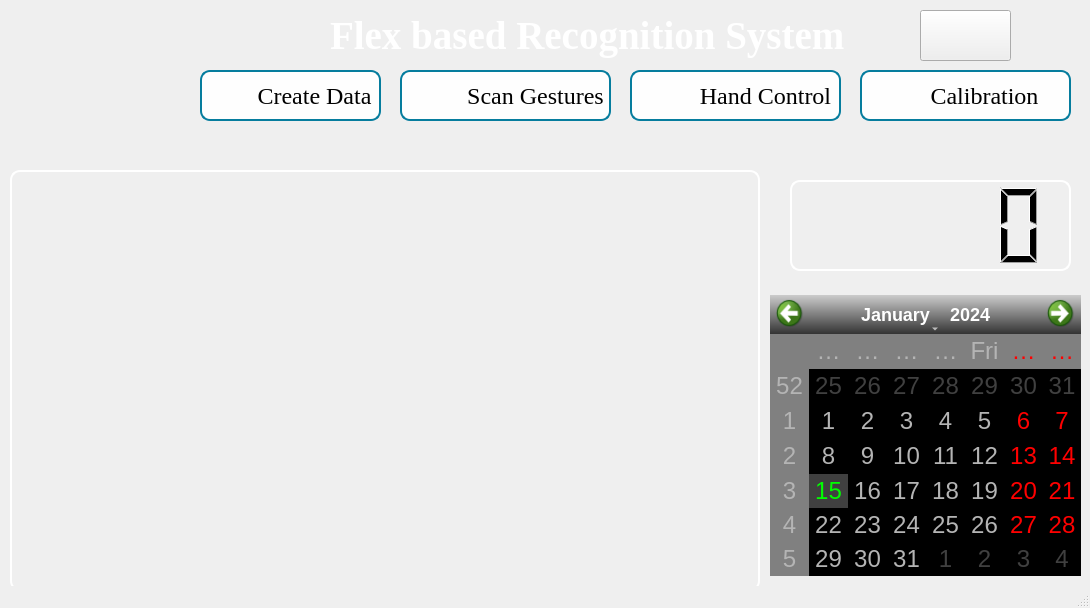
<?xml version="1.0" encoding="UTF-8"?>
<ui version="4.0">
 <class>MainWindow</class>
 <widget class="QMainWindow" name="MainWindow">
  <property name="geometry">
   <rect>
    <x>0</x>
    <y>0</y>
    <width>1090</width>
    <height>608</height>
   </rect>
  </property>
  <property name="windowTitle">
   <string>MainWindow</string>
  </property>
  <property name="styleSheet">
   <string notr="true"/>
  </property>
  <widget class="QWidget" name="centralwidget">
   <property name="styleSheet">
    <string notr="true">QWidget#centralwidget{
	border-image:url(&quot;icons/background1.png&quot;) ;
}</string>
   </property>
   <widget class="QLabel" name="label">
    <property name="geometry">
     <rect>
      <x>330</x>
      <y>0</y>
      <width>641</width>
      <height>71</height>
     </rect>
    </property>
    <property name="font">
     <font>
      <family>Times New Roman</family>
      <pointsize>29</pointsize>
      <weight>75</weight>
      <bold>true</bold>
     </font>
    </property>
    <property name="styleSheet">
     <string notr="true">color:white;</string>
    </property>
    <property name="text">
     <string>Flex based Recognition System</string>
    </property>
   </widget>
   <widget class="QPushButton" name="create">
    <property name="geometry">
     <rect>
      <x>200</x>
      <y>70</y>
      <width>181</width>
      <height>51</height>
     </rect>
    </property>
    <property name="font">
     <font>
      <family>TImes New Roman</family>
      <pointsize>18</pointsize>
      <weight>50</weight>
      <italic>false</italic>
      <bold>false</bold>
     </font>
    </property>
    <property name="layoutDirection">
     <enum>Qt::RightToLeft</enum>
    </property>
    <property name="styleSheet">
     <string notr="true">QPushButton#create{
  padding-left:-30px;
  color:black;
  border: 2px solid #067d9e; 
  font: 18pt &quot;TImes New Roman&quot;;
  background-image:url(&quot;icons/create.png&quot;);
  border-radius:10px;
  background-color:#fefefe;
  background-repeat:none;
}
QPushButton#create:hover
{
   border-radius: 10px;
   background-color:#067d9e;
}</string>
    </property>
    <property name="text">
     <string>   Create Data</string>
    </property>
   </widget>
   <widget class="QPushButton" name="scan_sen">
    <property name="geometry">
     <rect>
      <x>630</x>
      <y>70</y>
      <width>211</width>
      <height>51</height>
     </rect>
    </property>
    <property name="font">
     <font>
      <family>TImes New Roman</family>
      <pointsize>18</pointsize>
      <weight>50</weight>
      <italic>false</italic>
      <bold>false</bold>
     </font>
    </property>
    <property name="styleSheet">
     <string notr="true">QPushButton#scan_sen{
padding-left:-90px;
color:black;
background-color:#fefefe;
border: 2px solid #067d9e; 
border-radius:10px;
font: 18pt &quot;TImes New Roman&quot;;
background-image:url(&quot;icons/sent.png&quot;);
background-repeat:none;
}
QPushButton#scan_sen:hover
{
   border-radius: 10px;
   background-color:#067d9e;
}</string>
    </property>
    <property name="text">
     <string>                          Hand Control </string>
    </property>
   </widget>
   <widget class="QPushButton" name="scan_sinlge">
    <property name="geometry">
     <rect>
      <x>400</x>
      <y>70</y>
      <width>211</width>
      <height>51</height>
     </rect>
    </property>
    <property name="font">
     <font>
      <family>TImes New Roman</family>
      <pointsize>18</pointsize>
      <weight>50</weight>
      <italic>false</italic>
      <bold>false</bold>
     </font>
    </property>
    <property name="layoutDirection">
     <enum>Qt::LeftToRight</enum>
    </property>
    <property name="autoFillBackground">
     <bool>false</bool>
    </property>
    <property name="styleSheet">
     <string notr="true">QPushButton#scan_sinlge{
padding-left:-90px;
color:black;

border: 2px solid #067d9e; 
font: 18pt &quot;TImes New Roman&quot;;
border-radius:10px;
background-color:#fefefe;
background-image:url(&quot;icons/scan.png&quot;);
background-repeat:none;
}
QPushButton#scan_sinlge:hover
{
   border-radius: 10px;
   background-color:#067d9e;
}</string>
    </property>
    <property name="text">
     <string>                         Scan Gestures</string>
    </property>
   </widget>
   <widget class="QPushButton" name="exp2">
    <property name="geometry">
     <rect>
      <x>860</x>
      <y>70</y>
      <width>211</width>
      <height>51</height>
     </rect>
    </property>
    <property name="font">
     <font>
      <family>TImes New Roman</family>
      <pointsize>18</pointsize>
      <weight>50</weight>
      <italic>false</italic>
      <bold>false</bold>
     </font>
    </property>
    <property name="styleSheet">
     <string notr="true">QPushButton#exp2{
padding-left:-100px;
color:black;
background-color:#fefefe;
border: 2px solid #067d9e; 
border-radius:10px;
font: 18pt &quot;TImes New Roman&quot;;
background-image:url(&quot;icons/export.png&quot;);
background-repeat:none;
}
QPushButton#exp2:hover
{
   border-radius: 10px;
   background-color:#067d9e;
}</string>
    </property>
    <property name="text">
     <string>                       Calibration</string>
    </property>
    <property name="checkable">
     <bool>false</bool>
    </property>
    <property name="autoRepeat">
     <bool>false</bool>
    </property>
    <property name="autoExclusive">
     <bool>false</bool>
    </property>
    <property name="autoDefault">
     <bool>false</bool>
    </property>
    <property name="default">
     <bool>false</bool>
    </property>
    <property name="flat">
     <bool>false</bool>
    </property>
   </widget>
   <widget class="QPushButton" name="exit_button">
    <property name="geometry">
     <rect>
      <x>920</x>
      <y>10</y>
      <width>91</width>
      <height>51</height>
     </rect>
    </property>
    <property name="styleSheet">
     <string notr="true">QPushButton#exit_button{
border-image:url(&quot;icons/exit1.png&quot;) 4 4 4 4 stretch stretch;
background-repeat:no-repeat;
background-size:100% 100%;
}</string>
    </property>
    <property name="text">
     <string/>
    </property>
   </widget>
   <widget class="QLabel" name="label_2">
    <property name="geometry">
     <rect>
      <x>10</x>
      <y>170</y>
      <width>750</width>
      <height>421</height>
     </rect>
    </property>
    <property name="styleSheet">
     <string notr="true">border-radius: 10px;
border: 2px solid white;</string>
    </property>
    <property name="text">
     <string/>
    </property>
   </widget>
   <widget class="QCalendarWidget" name="calendarWidget">
    <property name="geometry">
     <rect>
      <x>770</x>
      <y>295</y>
      <width>311</width>
      <height>281</height>
     </rect>
    </property>
    <property name="styleSheet">
     <string notr="true">QCalendarWidget QWidget#qt_calendar_navigationbar { background-color: qlineargradient(x1:0, y1:0, x2:0, y2:1, stop: 0 #cccccc, stop: 1 #333333); }
QCalendarWidget QToolButton {
   
    color: white;
    font-size: 18px;
    icon-size: 30px, 30px;
    background-color: qlineargradient(x1:0, y1:0, x2:0, y2:1, stop: 0 #cccccc, stop: 1 #333333);
}
QCalendarWidget QMenu {
    width: 150px;
    left: 20px;
    color: white;
    font-size: 18px;
    background-color: rgb(100, 100, 100);
}
QCalendarWidget QSpinBox { 
    width: 150px; 
    font-size:24px; 
    color: white; 
    background-color: qlineargradient(x1:0, y1:0, x2:0, y2:1, stop: 0 #cccccc, stop: 1 #333333); 
    selection-background-color: rgb(136, 136, 136);
    selection-color: rgb(255, 255, 255);
}
QCalendarWidget QSpinBox::up-button { subcontrol-origin: border;  subcontrol-position: top right;  width:65px; }
QCalendarWidget QSpinBox::down-button {subcontrol-origin: border; subcontrol-position: bottom right;  width:65px;}
QCalendarWidget QSpinBox::up-arrow { width:56px;  height:56px; }
QCalendarWidget QSpinBox::down-arrow { width:56px;  height:56px; }
 
/* header row */
QCalendarWidget QWidget { alternate-background-color: rgb(128, 128, 128); }
 
/* normal days */
QCalendarWidget QAbstractItemView:enabled 
{
    font-size:24px;  
    color: rgb(180, 180, 180);  
    background-color: black;  
    selection-background-color: rgb(64, 64, 64); 
    selection-color: rgb(0, 255, 0); 
}
 
/* days in other months */
QCalendarWidget QAbstractItemView:disabled { color: rgb(64, 64, 64); }

</string>
    </property>
   </widget>
   <widget class="QLCDNumber" name="lcdNumber">
    <property name="geometry">
     <rect>
      <x>790</x>
      <y>180</y>
      <width>281</width>
      <height>91</height>
     </rect>
    </property>
    <property name="styleSheet">
     <string notr="true">border-radius: 10px;
border: 2px solid white;</string>
    </property>
   </widget>
   <widget class="QPushButton" name="transfer">
    <property name="geometry">
     <rect>
      <x>170</x>
      <y>10</y>
      <width>81</width>
      <height>51</height>
     </rect>
    </property>
    <property name="styleSheet">
     <string notr="true">QPushButton#transfer{
border-radius: 10px;
border-image:url(&quot;icons/gesture.png&quot;) 4 4 4 4 stretch stretch;
background-repeat:no-repeat;
background-size:100% 100%;
}
</string>
    </property>
    <property name="text">
     <string/>
    </property>
   </widget>
  </widget>
  <widget class="QStatusBar" name="statusbar"/>
 </widget>
 <resources/>
 <connections/>
</ui>
